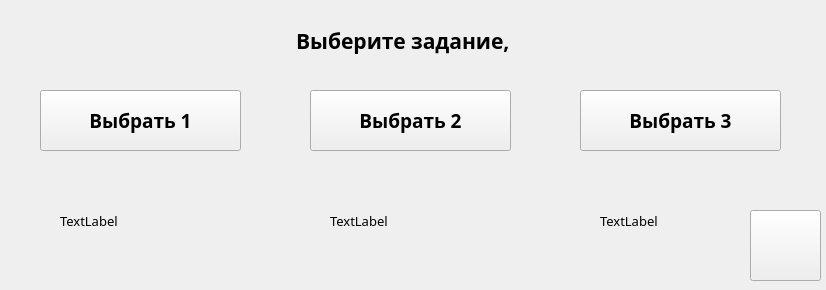
<?xml version="1.0" encoding="UTF-8"?>
<ui version="4.0">
 <class>Form</class>
 <widget class="QWidget" name="Form">
  <property name="geometry">
   <rect>
    <x>0</x>
    <y>0</y>
    <width>826</width>
    <height>290</height>
   </rect>
  </property>
  <property name="windowTitle">
   <string>Form</string>
  </property>
  <widget class="QPushButton" name="task1_button">
   <property name="geometry">
    <rect>
     <x>40</x>
     <y>90</y>
     <width>201</width>
     <height>61</height>
    </rect>
   </property>
   <property name="font">
    <font>
     <family>Source Code Pro Black</family>
     <pointsize>14</pointsize>
     <weight>75</weight>
     <bold>true</bold>
    </font>
   </property>
   <property name="layoutDirection">
    <enum>Qt::LeftToRight</enum>
   </property>
   <property name="text">
    <string>Выбрать 1</string>
   </property>
   <property name="iconSize">
    <size>
     <width>16</width>
     <height>16</height>
    </size>
   </property>
   <attribute name="buttonGroup">
    <string notr="true">taskGroup</string>
   </attribute>
  </widget>
  <widget class="QLabel" name="taskLabel">
   <property name="geometry">
    <rect>
     <x>20</x>
     <y>10</y>
     <width>771</width>
     <height>61</height>
    </rect>
   </property>
   <property name="font">
    <font>
     <family>Source Code Pro Black</family>
     <pointsize>16</pointsize>
     <weight>75</weight>
     <bold>true</bold>
    </font>
   </property>
   <property name="text">
    <string>Выберите задание, </string>
   </property>
   <property name="alignment">
    <set>Qt::AlignCenter</set>
   </property>
  </widget>
  <widget class="QPushButton" name="task2_button">
   <property name="geometry">
    <rect>
     <x>310</x>
     <y>90</y>
     <width>201</width>
     <height>61</height>
    </rect>
   </property>
   <property name="font">
    <font>
     <family>Source Code Pro Black</family>
     <pointsize>14</pointsize>
     <weight>75</weight>
     <bold>true</bold>
    </font>
   </property>
   <property name="text">
    <string>Выбрать 2</string>
   </property>
   <attribute name="buttonGroup">
    <string notr="true">taskGroup</string>
   </attribute>
  </widget>
  <widget class="QPushButton" name="task3_button">
   <property name="geometry">
    <rect>
     <x>580</x>
     <y>90</y>
     <width>201</width>
     <height>61</height>
    </rect>
   </property>
   <property name="font">
    <font>
     <family>Source Code Pro Black</family>
     <pointsize>14</pointsize>
     <weight>75</weight>
     <bold>true</bold>
    </font>
   </property>
   <property name="text">
    <string>Выбрать 3</string>
   </property>
   <attribute name="buttonGroup">
    <string notr="true">taskGroup</string>
   </attribute>
  </widget>
  <widget class="QLabel" name="task1_label">
   <property name="geometry">
    <rect>
     <x>60</x>
     <y>170</y>
     <width>161</width>
     <height>101</height>
    </rect>
   </property>
   <property name="font">
    <font>
     <family>Source Code Pro Black</family>
     <pointsize>10</pointsize>
    </font>
   </property>
   <property name="text">
    <string>TextLabel</string>
   </property>
  </widget>
  <widget class="QLabel" name="task2_label">
   <property name="geometry">
    <rect>
     <x>330</x>
     <y>170</y>
     <width>161</width>
     <height>101</height>
    </rect>
   </property>
   <property name="font">
    <font>
     <family>Source Code Pro Black</family>
     <pointsize>10</pointsize>
    </font>
   </property>
   <property name="text">
    <string>TextLabel</string>
   </property>
  </widget>
  <widget class="QLabel" name="task3_label">
   <property name="geometry">
    <rect>
     <x>600</x>
     <y>170</y>
     <width>161</width>
     <height>101</height>
    </rect>
   </property>
   <property name="font">
    <font>
     <family>Source Code Pro Black</family>
     <pointsize>10</pointsize>
    </font>
   </property>
   <property name="text">
    <string>TextLabel</string>
   </property>
  </widget>
  <widget class="QPushButton" name="returnButton">
   <property name="geometry">
    <rect>
     <x>750</x>
     <y>210</y>
     <width>71</width>
     <height>71</height>
    </rect>
   </property>
   <property name="font">
    <font>
     <family>Source Code Pro Black</family>
     <pointsize>8</pointsize>
     <weight>75</weight>
     <bold>true</bold>
    </font>
   </property>
   <property name="text">
    <string/>
   </property>
   <property name="icon">
    <iconset theme="undo-1024.webp">
     <normaloff>C:/Users/Professional/.designer/backup</normaloff>C:/Users/Professional/.designer/backup</iconset>
   </property>
  </widget>
 </widget>
 <resources/>
 <connections/>
 <buttongroups>
  <buttongroup name="taskGroup"/>
 </buttongroups>
</ui>
